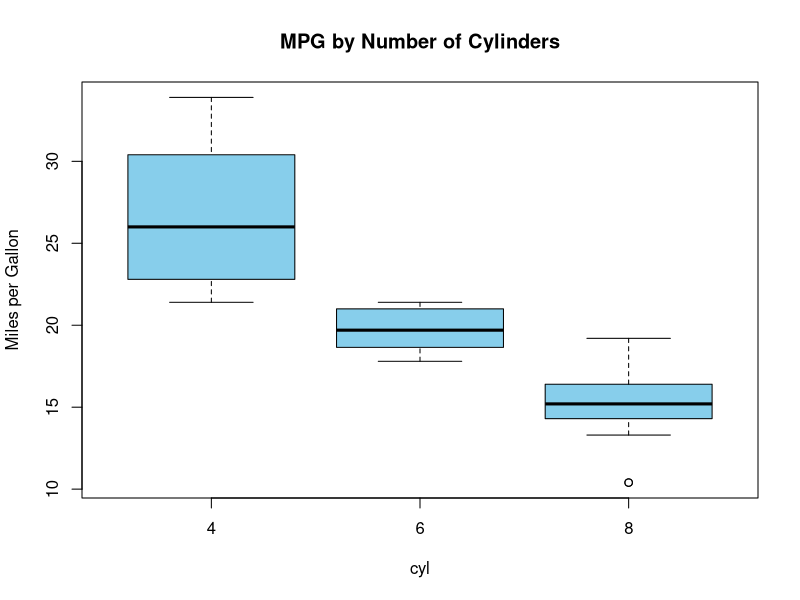

Recreate this plot in R.
# data preparation
data(mtcars)
mtcars$cyl <- as.factor(mtcars$cyl)

# boxplot
boxplot(mpg~cyl, data = mtcars, col="skyblue",
        main="MPG by Number of Cylinders", ylab="Miles per Gallon")

# H0: all group means are equal
# H1: at least one group mean is different
# x axis: 4 silindirli, 6 silindirli, 8 silindirli arabalar. factor olarak ayr??lm????
# y axis: miles per gallon

# Assumptions
# - observations are independent
# - residuals are normally distributed
# - groups have equal variances

# Assumption tests
anova_model <- aov(mpg~cyl, data=mtcars)  # mpg is dependent, cyl is independent variable

# normality check
shapiro.test(residuals(anova_model))

# note: her arac??n mpg'sinden, ait oldu??u silindir grubunun ortalama mpg'sini ????kar??yoz. 
# Bu i??lem grup farklar??n?? ortadan kald??r??r ve geriye sadece "rastgele dalgalanma" kal??r. 
# normallik varsay??m?? bu dalgalanmayla ilgili. yani anovadaki normality assumption, her grubun
# kendi ortalamas??ndan sapmas?? (yani residual'??) ile alakal??.


# homogenity of variances
bartlett.test(mpg~cyl, data=mtcars) # p-value is 0.01505 < 0.05. so, we reject H0 which assumes
# the variance between groups is homogeneous. so, the variance between groups are heterogeneous

# ANOVA Results
summary(anova_model) # p value is 4.98e-09 for anova model. so we reject H0 and we can say that there
# is a statistically difference between the means of these three groups in terms of MPG (miles per gallon).

# post hoc test (tukey test) - bir fark oldu??unu g??rd??k, ??imdi hangileri aras??nda var ona bak??yoz
TukeyHSD(anova_model)
# p-values. all of them are less than alpha so all group means differ from each other.
# 6-4 0.0003424
# 8-4 0.0000000
# 8-6 0.0112287
# there is a statistically significant difference between 6-4, 8-4, and 8-6 cylinders in terms of MPG
